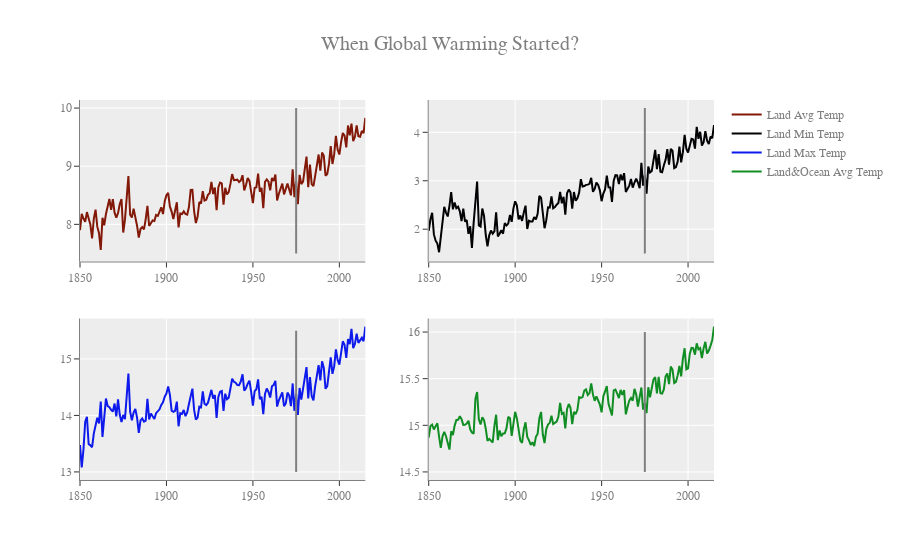

Notebook cell for this chart:
### Markdown cell above
# The interval from 1900 to 2000, because of certain events, led to a sharp increase in global warming, and at this point in time in 1975, it was the beginning of the increase in global warming. By comparing the occurrence points of historical events, from the second half of the 19th century to the beginning of the 20th century, mankind began to enter the electrical age and reached its peak in the information revolution and information revolution. Therefore, it is inferred that after industrialization has been carried out for a period of time, it has reached a certain threshold, so it has begun to have a negative impact on the climate, so the global climate has intensified.

### Code cell
#visualizations to find out at what point did global warming started increasing drastically
        # Figure layout
fig = make_subplots(rows=2, cols=2, insets=[{'cell': (1,1), 'l': 0.7, 'b': 0.3}])
        #defining title, font info.
fig.update_layout(title="When Global Warming Started?",font=dict( family="Courier New, monospace", size=12,color="#7f7f7f"),
                 template = "ggplot2", title_font_size = 20, hovermode= 'closest')

        #colors for differentiating x and y axis
fig.update_xaxes(showline=True, linewidth=1, linecolor='gray')
fig.update_yaxes(showline=True, linewidth=1, linecolor='gray')

        # Figure data for : Land avg temp, Land min temp, Land Max temp, Land& Ocean's avg temp from 1850 to 2018
#mode = 'lines'

fig.add_trace(go.Scatter(x = earth_df['year'], y = earth_df['LandAverageTemperature'], mode = 'lines',
                        name = 'Land Avg Temp', marker_color='rgb(130, 24, 7)'), row = 1, col = 1)

#marking the point at which surge in global temperature occured
fig.add_trace(go.Scatter( x=[1975, 1975], y=[7.5, 10], mode="lines",line=go.scatter.Line(color="gray"), showlegend=False),
             row = 1, col = 1)

#=============================================================================


fig.add_trace(go.Scatter(x = earth_df['year'], y = earth_df['LandMinTemperature'], mode = 'lines',
                        name = 'Land Min Temp', marker_color='rgb(2,1,3)'), row = 1, col = 2)
fig.add_trace(go.Scatter( x=[1975, 1975], y=[1.5, 4.5], mode="lines",line=go.scatter.Line(color="gray"), showlegend=False),
             row = 1, col = 2)
#=============================================================================


fig.add_trace(go.Scatter(x = earth_df['year'], y = earth_df['LandMaxTemperature'], mode = 'lines',
                        name = 'Land Max Temp', marker_color='rgb(13,26,235)'), row = 2, col = 1)
fig.add_trace(go.Scatter( x=[1975, 1975], y=[13, 15.5], mode="lines",line=go.scatter.Line(color="gray"), showlegend=False),
             row = 2, col = 1)
#=============================================================================


fig.add_trace(go.Scatter(x = earth_df['year'], y = earth_df['LandAndOceanAverageTemperature'], mode = 'lines',
                        name = 'Land&Ocean Avg Temp', marker_color='rgb(17,142,35)'), row = 2, col = 2)


fig.add_trace(go.Scatter( x=[1975, 1975], y=[14.5, 16], mode="lines",line=go.scatter.Line(color="gray"), showlegend=False),
             row = 2, col = 2)

### Figure 1 — Plotly figure (JSON) as saved in the notebook; plotly's stock layout.template omitted (floating-point values rounded to 4 significant figures; data arrays with more than 128 entries replaced by an {"elided": "..."} marker saying what was removed)
{"data": [{"marker": {"color": "rgb(130, 24, 7)"}, "mode": "lines", "name": "Land Avg Temp", "type": "scatter", "x": {"elided": "166 int values"}, "xaxis": "x", "y": {"elided": "166 float values"}, "yaxis": "y"}, {"line": {"color": "gray"}, "mode": "lines", "showlegend": false, "type": "scatter", "x": [1975, 1975], "xaxis": "x", "y": [7.5, 10], "yaxis": "y"}, {"marker": {"color": "rgb(2,1,3)"}, "mode": "lines", "name": "Land Min Temp", "type": "scatter", "x": {"elided": "166 int values"}, "xaxis": "x2", "y": {"elided": "166 float values"}, "yaxis": "y2"}, {"line": {"color": "gray"}, "mode": "lines", "showlegend": false, "type": "scatter", "x": [1975, 1975], "xaxis": "x2", "y": [1.5, 4.5], "yaxis": "y2"}, {"marker": {"color": "rgb(13,26,235)"}, "mode": "lines", "name": "Land Max Temp", "type": "scatter", "x": {"elided": "166 int values"}, "xaxis": "x3", "y": {"elided": "166 float values"}, "yaxis": "y3"}, {"line": {"color": "gray"}, "mode": "lines", "showlegend": false, "type": "scatter", "x": [1975, 1975], "xaxis": "x3", "y": [13, 15.5], "yaxis": "y3"}, {"marker": {"color": "rgb(17,142,35)"}, "mode": "lines", "name": "Land&Ocean Avg Temp", "type": "scatter", "x": {"elided": "166 int values"}, "xaxis": "x4", "y": {"elided": "166 float values"}, "yaxis": "y4"}, {"line": {"color": "gray"}, "mode": "lines", "showlegend": false, "type": "scatter", "x": [1975, 1975], "xaxis": "x4", "y": [14.5, 16], "yaxis": "y4"}], "layout": {"font": {"color": "#7f7f7f", "family": "Courier New, monospace", "size": 12}, "hovermode": "closest", "title": {"font": {"size": 20}, "text": "When Global Warming Started?"}, "xaxis": {"anchor": "y", "domain": [0, 0.45], "linecolor": "gray", "linewidth": 1, "showline": true}, "xaxis2": {"anchor": "y2", "domain": [0.55, 1], "linecolor": "gray", "linewidth": 1, "showline": true}, "xaxis3": {"anchor": "y3", "domain": [0, 0.45], "linecolor": "gray", "linewidth": 1, "showline": true}, "xaxis4": {"anchor": "y4", "domain": [0.55, 1], "linecolor": "gray", "linewidth": 1, "showline": true}, "xaxis5": {"anchor": "y5", "domain": [0.315, 0.45], "linecolor": "gray", "linewidth": 1, "showline": true}, "yaxis": {"anchor": "x", "domain": [0.575, 1], "linecolor": "gray", "linewidth": 1, "showline": true}, "yaxis2": {"anchor": "x2", "domain": [0.575, 1], "linecolor": "gray", "linewidth": 1, "showline": true}, "yaxis3": {"anchor": "x3", "domain": [0, 0.425], "linecolor": "gray", "linewidth": 1, "showline": true}, "yaxis4": {"anchor": "x4", "domain": [0, 0.425], "linecolor": "gray", "linewidth": 1, "showline": true}, "yaxis5": {"anchor": "x5", "domain": [0.7025, 1], "linecolor": "gray", "linewidth": 1, "showline": true}}}
